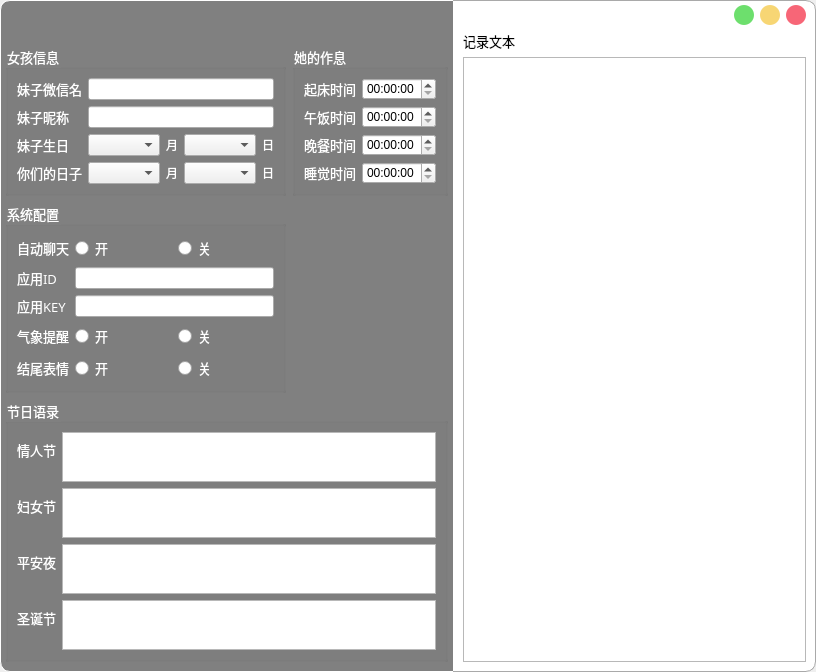
<?xml version="1.0" encoding="UTF-8"?>
<ui version="4.0">
 <class>MainWindow</class>
 <widget class="QMainWindow" name="MainWindow">
  <property name="windowModality">
   <enum>Qt::NonModal</enum>
  </property>
  <property name="geometry">
   <rect>
    <x>0</x>
    <y>0</y>
    <width>816</width>
    <height>630</height>
   </rect>
  </property>
  <property name="font">
   <font>
    <family>楷体</family>
    <pointsize>10</pointsize>
   </font>
  </property>
  <property name="windowTitle">
   <string>MainWindow</string>
  </property>
  <property name="windowOpacity">
   <double>0.900000000000000</double>
  </property>
  <widget class="QWidget" name="centralwidget">
   <layout class="QHBoxLayout" name="horizontalLayout_7" stretch="1,1">
    <property name="spacing">
     <number>0</number>
    </property>
    <property name="leftMargin">
     <number>0</number>
    </property>
    <property name="topMargin">
     <number>0</number>
    </property>
    <property name="rightMargin">
     <number>0</number>
    </property>
    <property name="bottomMargin">
     <number>0</number>
    </property>
    <item>
     <widget class="QWidget" name="leftWidget" native="true">
      <property name="font">
       <font/>
      </property>
      <property name="styleSheet">
       <string notr="true">QWidget#leftWidget{
background:gray;
border-top:1px solid white;
border-bottom:1px solid white;
border-left:1px solid white;
border-top-left-radius:10px;
border-bottom-left-radius:10px;
}
QLabel{border:none;color:white;}
QGroupBox{color:white;}
QRadioButton{color:white;}</string>
      </property>
      <layout class="QVBoxLayout" name="verticalLayout_3">
       <property name="leftMargin">
        <number>5</number>
       </property>
       <property name="topMargin">
        <number>45</number>
       </property>
       <property name="rightMargin">
        <number>5</number>
       </property>
       <property name="bottomMargin">
        <number>10</number>
       </property>
       <item>
        <layout class="QGridLayout" name="gridLayout" rowstretch="1,0" columnstretch="1,0">
         <item row="0" column="1">
          <widget class="QGroupBox" name="groupBox_2">
           <property name="font">
            <font>
             <family>楷体</family>
             <pointsize>10</pointsize>
            </font>
           </property>
           <property name="title">
            <string>她的作息</string>
           </property>
           <layout class="QFormLayout" name="formLayout_2">
            <item row="0" column="0">
             <widget class="QLabel" name="label_6">
              <property name="font">
               <font>
                <family>楷体</family>
                <pointsize>10</pointsize>
               </font>
              </property>
              <property name="text">
               <string>起床时间</string>
              </property>
             </widget>
            </item>
            <item row="0" column="1">
             <widget class="QTimeEdit" name="timeEdit"/>
            </item>
            <item row="1" column="0">
             <widget class="QLabel" name="label_7">
              <property name="font">
               <font>
                <family>楷体</family>
                <pointsize>10</pointsize>
               </font>
              </property>
              <property name="text">
               <string>午饭时间</string>
              </property>
             </widget>
            </item>
            <item row="2" column="0">
             <widget class="QLabel" name="label_8">
              <property name="font">
               <font>
                <family>楷体</family>
                <pointsize>10</pointsize>
               </font>
              </property>
              <property name="text">
               <string>晚餐时间</string>
              </property>
             </widget>
            </item>
            <item row="3" column="0">
             <widget class="QLabel" name="label_9">
              <property name="font">
               <font>
                <family>楷体</family>
                <pointsize>10</pointsize>
               </font>
              </property>
              <property name="text">
               <string>睡觉时间</string>
              </property>
             </widget>
            </item>
            <item row="1" column="1">
             <widget class="QTimeEdit" name="timeEdit_2"/>
            </item>
            <item row="2" column="1">
             <widget class="QTimeEdit" name="timeEdit_3"/>
            </item>
            <item row="3" column="1">
             <widget class="QTimeEdit" name="timeEdit_4"/>
            </item>
           </layout>
          </widget>
         </item>
         <item row="1" column="0">
          <widget class="QGroupBox" name="groupBox_4">
           <property name="font">
            <font>
             <family>楷体</family>
             <pointsize>10</pointsize>
            </font>
           </property>
           <property name="title">
            <string>系统配置</string>
           </property>
           <layout class="QFormLayout" name="formLayout_3">
            <item row="0" column="0">
             <widget class="QLabel" name="label_13">
              <property name="font">
               <font>
                <family>楷体</family>
                <pointsize>10</pointsize>
               </font>
              </property>
              <property name="text">
               <string>自动聊天</string>
              </property>
             </widget>
            </item>
            <item row="0" column="1">
             <layout class="QHBoxLayout" name="horizontalLayout_4">
              <item>
               <widget class="QRadioButton" name="radioButton_2">
                <property name="font">
                 <font>
                  <family>楷体</family>
                  <pointsize>10</pointsize>
                 </font>
                </property>
                <property name="text">
                 <string>开</string>
                </property>
               </widget>
              </item>
              <item>
               <widget class="QRadioButton" name="radioButton">
                <property name="font">
                 <font>
                  <family>楷体</family>
                  <pointsize>10</pointsize>
                 </font>
                </property>
                <property name="text">
                 <string>关</string>
                </property>
               </widget>
              </item>
             </layout>
            </item>
            <item row="1" column="0">
             <widget class="QLabel" name="label_14">
              <property name="font">
               <font>
                <family>楷体</family>
                <pointsize>10</pointsize>
               </font>
              </property>
              <property name="text">
               <string>应用ID</string>
              </property>
             </widget>
            </item>
            <item row="1" column="1">
             <widget class="QLineEdit" name="lineEdit_3"/>
            </item>
            <item row="2" column="0">
             <widget class="QLabel" name="label_15">
              <property name="font">
               <font>
                <family>楷体</family>
                <pointsize>10</pointsize>
               </font>
              </property>
              <property name="text">
               <string>应用KEY</string>
              </property>
             </widget>
            </item>
            <item row="2" column="1">
             <widget class="QLineEdit" name="lineEdit_4"/>
            </item>
            <item row="3" column="0">
             <widget class="QLabel" name="label_16">
              <property name="font">
               <font>
                <family>楷体</family>
                <pointsize>10</pointsize>
               </font>
              </property>
              <property name="text">
               <string>气象提醒</string>
              </property>
             </widget>
            </item>
            <item row="3" column="1">
             <layout class="QHBoxLayout" name="horizontalLayout_5">
              <item>
               <widget class="QRadioButton" name="radioButton_3">
                <property name="font">
                 <font>
                  <family>楷体</family>
                  <pointsize>10</pointsize>
                 </font>
                </property>
                <property name="text">
                 <string>开</string>
                </property>
               </widget>
              </item>
              <item>
               <widget class="QRadioButton" name="radioButton_4">
                <property name="font">
                 <font>
                  <family>楷体</family>
                  <pointsize>10</pointsize>
                 </font>
                </property>
                <property name="text">
                 <string>关</string>
                </property>
               </widget>
              </item>
             </layout>
            </item>
            <item row="4" column="0">
             <widget class="QLabel" name="label_17">
              <property name="font">
               <font>
                <family>楷体</family>
                <pointsize>10</pointsize>
               </font>
              </property>
              <property name="text">
               <string>结尾表情</string>
              </property>
             </widget>
            </item>
            <item row="4" column="1">
             <layout class="QHBoxLayout" name="horizontalLayout_6">
              <item>
               <widget class="QRadioButton" name="radioButton_5">
                <property name="font">
                 <font>
                  <family>楷体</family>
                  <pointsize>10</pointsize>
                 </font>
                </property>
                <property name="text">
                 <string>开</string>
                </property>
               </widget>
              </item>
              <item>
               <widget class="QRadioButton" name="radioButton_6">
                <property name="font">
                 <font>
                  <family>楷体</family>
                  <pointsize>10</pointsize>
                 </font>
                </property>
                <property name="text">
                 <string>关</string>
                </property>
               </widget>
              </item>
             </layout>
            </item>
           </layout>
          </widget>
         </item>
         <item row="0" column="0">
          <widget class="QGroupBox" name="groupBox">
           <property name="font">
            <font>
             <family>楷体</family>
             <pointsize>10</pointsize>
            </font>
           </property>
           <property name="title">
            <string>女孩信息</string>
           </property>
           <layout class="QFormLayout" name="formLayout">
            <item row="0" column="0">
             <widget class="QLabel" name="label">
              <property name="font">
               <font>
                <family>楷体</family>
                <pointsize>10</pointsize>
               </font>
              </property>
              <property name="text">
               <string>妹子微信名</string>
              </property>
             </widget>
            </item>
            <item row="0" column="1">
             <widget class="QLineEdit" name="lineEdit"/>
            </item>
            <item row="1" column="0">
             <widget class="QLabel" name="label_2">
              <property name="font">
               <font>
                <family>楷体</family>
                <pointsize>10</pointsize>
               </font>
              </property>
              <property name="text">
               <string>妹子昵称</string>
              </property>
             </widget>
            </item>
            <item row="1" column="1">
             <widget class="QLineEdit" name="lineEdit_2"/>
            </item>
            <item row="2" column="0">
             <widget class="QLabel" name="label_3">
              <property name="font">
               <font>
                <family>楷体</family>
                <pointsize>10</pointsize>
               </font>
              </property>
              <property name="text">
               <string>妹子生日</string>
              </property>
             </widget>
            </item>
            <item row="2" column="1">
             <layout class="QHBoxLayout" name="horizontalLayout" stretch="2,0,2,0">
              <item>
               <widget class="QComboBox" name="comboBox"/>
              </item>
              <item>
               <widget class="QLabel" name="label_4">
                <property name="text">
                 <string>月</string>
                </property>
               </widget>
              </item>
              <item>
               <widget class="QComboBox" name="comboBox_2"/>
              </item>
              <item>
               <widget class="QLabel" name="label_5">
                <property name="text">
                 <string>日</string>
                </property>
               </widget>
              </item>
             </layout>
            </item>
            <item row="3" column="0">
             <widget class="QLabel" name="label_10">
              <property name="font">
               <font>
                <family>楷体</family>
                <pointsize>10</pointsize>
               </font>
              </property>
              <property name="text">
               <string>你们的日子</string>
              </property>
             </widget>
            </item>
            <item row="3" column="1">
             <layout class="QHBoxLayout" name="horizontalLayout_2" stretch="2,0,2,0">
              <item>
               <widget class="QComboBox" name="comboBox_4"/>
              </item>
              <item>
               <widget class="QLabel" name="label_11">
                <property name="text">
                 <string>月</string>
                </property>
               </widget>
              </item>
              <item>
               <widget class="QComboBox" name="comboBox_3"/>
              </item>
              <item>
               <widget class="QLabel" name="label_12">
                <property name="text">
                 <string>日</string>
                </property>
               </widget>
              </item>
             </layout>
            </item>
           </layout>
          </widget>
         </item>
        </layout>
       </item>
       <item>
        <widget class="QGroupBox" name="groupBox_3">
         <property name="font">
          <font>
           <family>楷体</family>
           <pointsize>10</pointsize>
          </font>
         </property>
         <property name="title">
          <string>节日语录</string>
         </property>
         <layout class="QFormLayout" name="formLayout_4">
          <item row="0" column="0">
           <widget class="QLabel" name="label_18">
            <property name="font">
             <font>
              <family>楷体</family>
              <pointsize>10</pointsize>
             </font>
            </property>
            <property name="text">
             <string>情人节</string>
            </property>
           </widget>
          </item>
          <item row="0" column="1">
           <widget class="QTextEdit" name="textEdit">
            <property name="maximumSize">
             <size>
              <width>16777215</width>
              <height>50</height>
             </size>
            </property>
           </widget>
          </item>
          <item row="1" column="0">
           <widget class="QLabel" name="label_19">
            <property name="font">
             <font>
              <family>楷体</family>
              <pointsize>10</pointsize>
             </font>
            </property>
            <property name="text">
             <string>妇女节</string>
            </property>
           </widget>
          </item>
          <item row="2" column="0">
           <widget class="QLabel" name="label_20">
            <property name="font">
             <font>
              <family>楷体</family>
              <pointsize>10</pointsize>
             </font>
            </property>
            <property name="text">
             <string>平安夜</string>
            </property>
           </widget>
          </item>
          <item row="3" column="0">
           <widget class="QLabel" name="label_21">
            <property name="font">
             <font>
              <family>楷体</family>
              <pointsize>10</pointsize>
             </font>
            </property>
            <property name="text">
             <string>圣诞节</string>
            </property>
           </widget>
          </item>
          <item row="1" column="1">
           <widget class="QTextEdit" name="textEdit_2">
            <property name="maximumSize">
             <size>
              <width>16777215</width>
              <height>50</height>
             </size>
            </property>
           </widget>
          </item>
          <item row="2" column="1">
           <widget class="QTextEdit" name="textEdit_3">
            <property name="maximumSize">
             <size>
              <width>16777215</width>
              <height>50</height>
             </size>
            </property>
           </widget>
          </item>
          <item row="3" column="1">
           <widget class="QTextEdit" name="textEdit_4">
            <property name="maximumSize">
             <size>
              <width>16777215</width>
              <height>50</height>
             </size>
            </property>
           </widget>
          </item>
         </layout>
        </widget>
       </item>
      </layout>
     </widget>
    </item>
    <item>
     <widget class="QWidget" name="rightWidget" native="true">
      <property name="styleSheet">
       <string notr="true">QWidget#rightWidget{
color:#232C51;
background:white;
border-top:1px solid darkGray;
border-bottom:1px solid darkGray;
border-right:1px solid darkGray;
border-top-right-radius:10px;
border-bottom-right-radius:10px;}</string>
      </property>
      <layout class="QVBoxLayout" name="verticalLayout_2">
       <property name="leftMargin">
        <number>10</number>
       </property>
       <property name="topMargin">
        <number>5</number>
       </property>
       <property name="rightMargin">
        <number>10</number>
       </property>
       <property name="bottomMargin">
        <number>10</number>
       </property>
       <item>
        <layout class="QHBoxLayout" name="horizontalLayout_3">
         <item>
          <spacer name="horizontalSpacer">
           <property name="orientation">
            <enum>Qt::Horizontal</enum>
           </property>
           <property name="sizeType">
            <enum>QSizePolicy::Expanding</enum>
           </property>
           <property name="sizeHint" stdset="0">
            <size>
             <width>80</width>
             <height>20</height>
            </size>
           </property>
          </spacer>
         </item>
         <item>
          <widget class="QPushButton" name="pushButton_2">
           <property name="maximumSize">
            <size>
             <width>20</width>
             <height>20</height>
            </size>
           </property>
           <property name="styleSheet">
            <string notr="true">QPushButton{background:#6DDF6D;border-radius:10px;}QPushButton:hover{background:green;}</string>
           </property>
           <property name="text">
            <string/>
           </property>
          </widget>
         </item>
         <item>
          <widget class="QPushButton" name="pushButton">
           <property name="maximumSize">
            <size>
             <width>20</width>
             <height>20</height>
            </size>
           </property>
           <property name="styleSheet">
            <string notr="true">QPushButton{background:#F7D674;border-radius:10px;}QPushButton:hover{background:yellow;}</string>
           </property>
           <property name="text">
            <string/>
           </property>
          </widget>
         </item>
         <item>
          <widget class="QPushButton" name="pushButton_3">
           <property name="maximumSize">
            <size>
             <width>20</width>
             <height>20</height>
            </size>
           </property>
           <property name="styleSheet">
            <string notr="true">QPushButton{background:#F76677;border-radius:10px;}QPushButton:hover{background:red;}</string>
           </property>
           <property name="text">
            <string/>
           </property>
          </widget>
         </item>
        </layout>
       </item>
       <item>
        <widget class="QLabel" name="label_22">
         <property name="font">
          <font>
           <family>楷体</family>
           <pointsize>10</pointsize>
          </font>
         </property>
         <property name="text">
          <string>记录文本</string>
         </property>
        </widget>
       </item>
       <item>
        <widget class="QTextBrowser" name="textBrowser"/>
       </item>
      </layout>
     </widget>
    </item>
   </layout>
  </widget>
 </widget>
 <resources/>
 <connections>
  <connection>
   <sender>pushButton_3</sender>
   <signal>clicked()</signal>
   <receiver>MainWindow</receiver>
   <slot>close()</slot>
   <hints>
    <hint type="sourcelabel">
     <x>793</x>
     <y>14</y>
    </hint>
    <hint type="destinationlabel">
     <x>524</x>
     <y>-17</y>
    </hint>
   </hints>
  </connection>
  <connection>
   <sender>pushButton</sender>
   <signal>clicked()</signal>
   <receiver>MainWindow</receiver>
   <slot>showMaximized()</slot>
   <hints>
    <hint type="sourcelabel">
     <x>772</x>
     <y>18</y>
    </hint>
    <hint type="destinationlabel">
     <x>724</x>
     <y>-3</y>
    </hint>
   </hints>
  </connection>
  <connection>
   <sender>pushButton_2</sender>
   <signal>clicked()</signal>
   <receiver>MainWindow</receiver>
   <slot>showMinimized()</slot>
   <hints>
    <hint type="sourcelabel">
     <x>740</x>
     <y>14</y>
    </hint>
    <hint type="destinationlabel">
     <x>584</x>
     <y>-13</y>
    </hint>
   </hints>
  </connection>
 </connections>
</ui>
